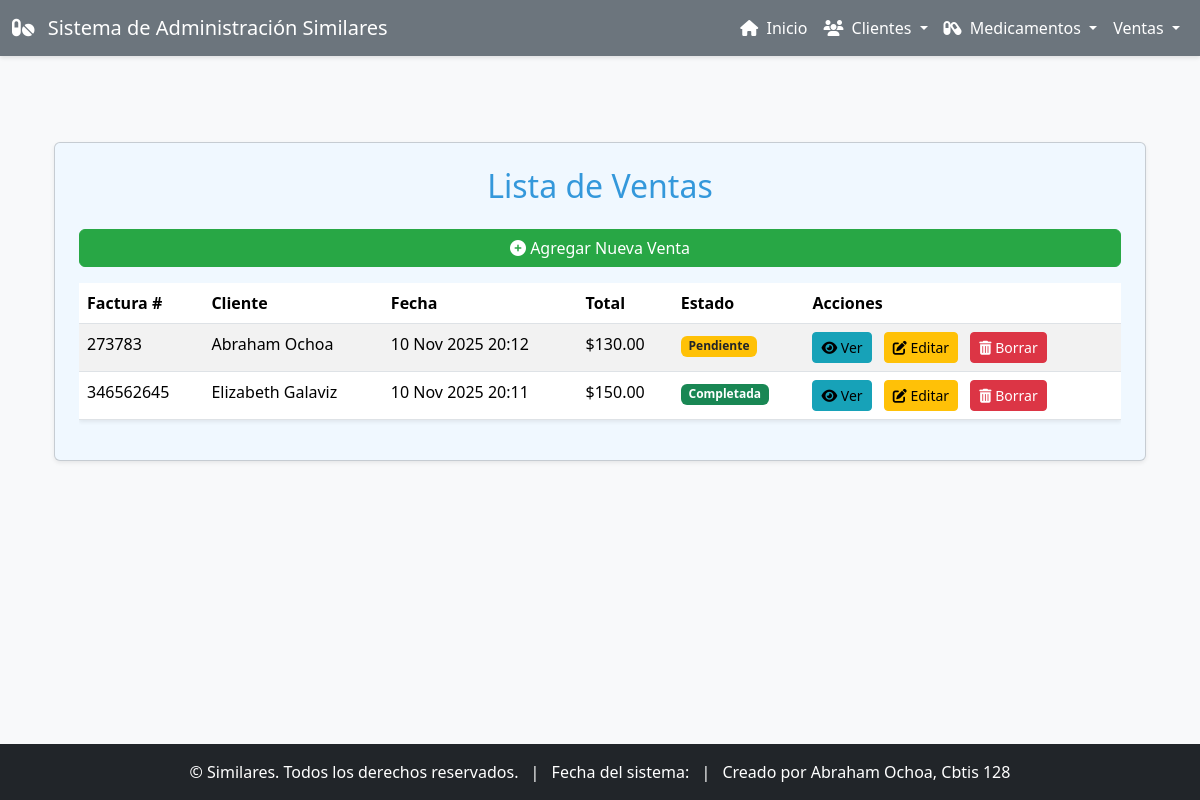
/ventas/, run on the app's committed database.
### app_Similares/models.py (models this page shows, shortened)
class Venta(models.Model):
    cliente = models.ForeignKey(Cliente, on_delete=models.CASCADE, related_name='ventas')  # 1 a muchos
    medicamentos = models.ManyToManyField(Medicamento, related_name='ventas')  # muchos a muchos
    fecha_venta = models.DateTimeField(auto_now_add=True)
    total = models.DecimalField(max_digits=10, decimal_places=2)
    metodo_pago = models.CharField(max_length=50, choices=[
        ('EFECTIVO', 'Efectivo'),
        ('TARJETA', 'Tarjeta'),
        ('TRANSFERENCIA', 'Transferencia'),
    ])
    numero_factura = models.CharField(max_length=20, unique=True)
    observaciones = models.TextField(blank=True, null=True)
    estado = models.CharField(max_length=20, default='COMPLETADA', choices=[
        ('COMPLETADA', 'Completada'),
        ('PENDIENTE', 'Pendiente'),
        ('CANCELADA', 'Cancelada'),
    ])

class Cliente(models.Model):
    nombre = models.CharField(max_length=100)
    apellido = models.CharField(max_length=100)
    email = models.EmailField(unique=True)
    telefono = models.CharField(max_length=15)
    direccion = models.CharField(max_length=200)
    fecha_nacimiento = models.DateField(null=True, blank=True)
    registrado_en = models.DateTimeField(auto_now_add=True)

### app_Similares/views.py (the view)
# urls.py: path('ventas/', views.ver_ventas, name='ver_ventas'),
def ver_ventas(request):
    ventas = Venta.objects.all().order_by('-fecha_venta')
    return render(request, 'venta/ver_venta.html', {'ventas': ventas})

### app_Similares/templates/app_Similares/venta/ver_venta.html (shortened to what this page needs)
{% extends 'base.html' %}
{% block content %}
<div class="container mt-5">
    <div class="card shadow-sm p-4" style="background-color: #f0f8ff;">
        <h2 class="card-title text-center mb-4" style="color: #3498db;">Lista de Ventas</h2>
        <a href="{% url 'agregar_venta' %}" class="btn btn-primary mb-3" style="background-color: #28a745; border-color: #28a745;">
            <i class="fas fa-plus-circle"></i> Agregar Nueva Venta
        </a>
        {% if ventas %}
        <div class="table-responsive">
            <table class="table table-hover table-striped">
                <thead style="background-color: #add8e6; color: #333;">
                    <tr>
                        <th scope="col">Factura #</th>
                        <th scope="col">Cliente</th>
                        <th scope="col">Fecha</th>
                        <th scope="col">Total</th>
                        <th scope="col">Estado</th>
                        <th scope="col">Acciones</th>
                    </tr>
                </thead>
                <tbody>
                    {% for venta in ventas %}
                    <tr>
                        <td>{{ venta.numero_factura }}</td>
                        <td>{{ venta.cliente.nombre }} {{ venta.cliente.apellido }}</td>
                        <td>{{ venta.fecha_venta|date:"d M Y H:i" }}</td>
                        <td>${{ venta.total }}</td>
                        <td>
                            {% if venta.estado == 'COMPLETADA' %}
                                <span class="badge bg-success">{{ venta.get_estado_display }}</span>
                            {% elif venta.estado == 'PENDIENTE' %}
                                <span class="badge bg-warning text-dark">{{ venta.get_estado_display }}</span>
                            {% else %}
                                <span class="badge bg-danger">{{ venta.get_estado_display }}</span>
                            {% endif %}
                        </td>
                        <td>
                            <a href="#" class="btn btn-info btn-sm me-2" data-bs-toggle="modal" data-bs-target="#verDetalleModal{{ venta.pk }}" style="background-color: #17a2b8; border-color: #17a2b8;">
                                <i class="fas fa-eye"></i> Ver
                            </a>
                            <a href="{% url 'actualizar_venta' venta.pk %}" class="btn btn-warning btn-sm me-2" style="background-color: #ffc107; border-color: #ffc107;">
                                <i class="fas fa-edit"></i> Editar
                            </a>
                            <a href="#" class="btn btn-danger btn-sm" data-bs-toggle="modal" data-bs-target="#borrarVentaModal{{ venta.pk }}" style="background-color: #dc3545; border-color: #dc3545;">
                                <i class="fas fa-trash-alt"></i> Borrar
                            </a>
                        </td>
                    </tr>
                    {% endfor %}
                </tbody>
            </table>
        </div>
        {% else %}
        <div class="alert alert-info text-center" role="alert">
            No hay ventas registradas. <a href="{% url 'agregar_venta' %}" class="alert-link">¡Agrega una ahora!</a>
        </div>
        {% endif %}
    </div>
</div>
{% endblock %}

### app_Similares/templates/app_Similares/base.html (shortened to what this page needs)
<!DOCTYPE html>
<html lang="es">
<head>
    <link href="https://cdn.jsdelivr.net/npm/bootstrap@5.3.3/dist/css/bootstrap.min.css" rel="stylesheet">
    <link rel="stylesheet" href="https://cdnjs.cloudflare.com/ajax/libs/font-awesome/6.5.2/css/all.min.css" />
</head>
<body>
    {% include 'app_Similares/navbar.html' %}
    <div class="content container mt-4">
        {% block content %}{% endblock %}
    </div>
    {% include 'app_Similares/footer.html' %}
</body>
</html>

### app_Similares/templates/app_Similares/navbar.html (shortened to what this page needs)
<nav class="navbar navbar-expand-lg navbar-dark navbar-custom fixed-top">
    <div class="container-fluid">
        <a class="navbar-brand" href="{% url 'inicio_similares' %}">
            <i class="fas fa-pills me-2"></i> Sistema de Administración Similares
        </a>
        <div class="collapse navbar-collapse" id="navbarNavDropdown">
            <ul class="navbar-nav ms-auto">
                <li class="nav-item">
                    <a class="nav-link" aria-current="page" href="{% url 'inicio_similares' %}">
                        <i class="fas fa-home me-1"></i> Inicio
                    </a>
                </li>
                <li class="nav-item dropdown">
                    <a class="nav-link dropdown-toggle" href="#" id="navbarDropdownCliente" role="button" data-bs-toggle="dropdown" aria-expanded="false">
                        <i class="fas fa-users me-1"></i> Clientes
                    </a>
                </li>
                <li class="nav-item dropdown">
                    <a class="nav-link dropdown-toggle" href="#" id="navbarDropdownMedicamentos" role="button" data-bs-toggle="dropdown" aria-expanded="false">
                        <i class="fas fa-capsules me-1"></i> Medicamentos
                    </a>
                </li>
                <li class="nav-item dropdown">
                    <a class="nav-link dropdown-toggle" href="#" id="ventasDropdown" role="button" data-bs-toggle="dropdown" aria-expanded="false">
                        Ventas
                    </a>
                </li>
            </ul>
        </div>
    </div>
</nav>

### app_Similares/templates/app_Similares/footer.html
<footer class="footer mt-auto py-3 bg-dark text-white">
    <div class="container text-center">
        <span>&copy; {{ "now"|date:"Y" }} Similares. Todos los derechos reservados.</span>
        <span class="mx-2">|</span>
        <span>Fecha del sistema: {{ "now"|date:"d/m/Y H:i:s" }}</span>
        <span class="mx-2">|</span>
        <span>Creado por Abraham Ochoa, Cbtis 128</span>
    </div>
</footer>

### app_Similares/templates/app_Similares/base.html (style rules this page uses)
body { display: flex; flex-direction: column; min-height: 100vh; background-color: #f8f9fa; }
.content { flex: 1; padding-top: 70px; padding-bottom: 60px; }
.footer { position: fixed; bottom: 0; width: 100%; background-color: #343a40; color: white; padding: 15px 0; text-align: center; }
.navbar-custom { background-color: #6c757d; box-shadow: 0 2px 4px rgba(0,0,0,.1); }
.navbar-brand, .nav-link { color: white !important; }
.table { background-color: #ffffff; box-shadow: 0 0.125rem 0.25rem rgba(0,0,0,.075); }
.table-striped tbody tr:nth-of-type(odd) { background-color: rgba(0,0,0,.05); }
.btn-primary { background-color: #007bff; border-color: #007bff; }
.btn-info { background-color: #17a2b8; border-color: #17a2b8; }
.btn-warning { background-color: #ffc107; border-color: #ffc107; }
.btn-danger { background-color: #dc3545; border-color: #dc3545; }

### data on the page
Venta: numero_factura "273783", cliente.nombre "Abraham", cliente.apellido "Ochoa", fecha_venta "10 Nov 2025 20:12", total "130.00", estado "Pendiente"
Venta: numero_factura "346562645", cliente.nombre "Elizabeth", cliente.apellido "Galaviz", fecha_venta "10 Nov 2025 20:11", total "150.00", estado "Completada"
